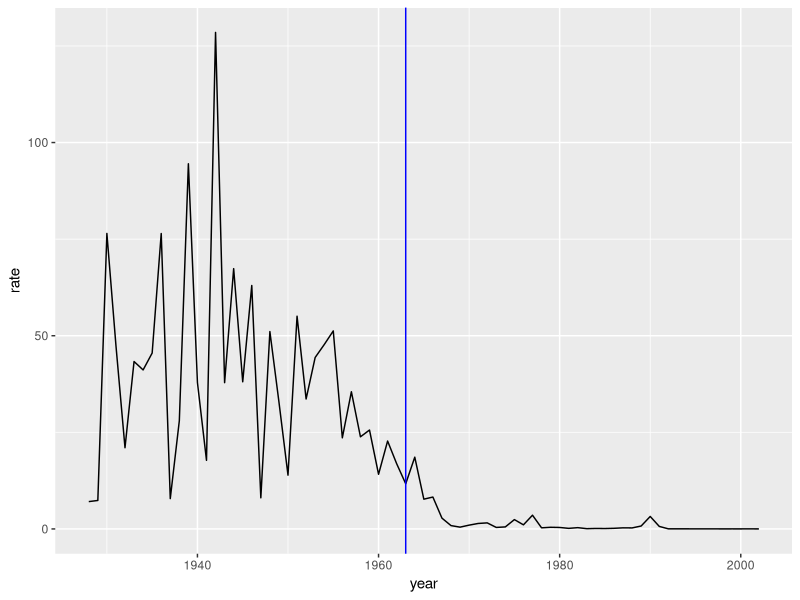
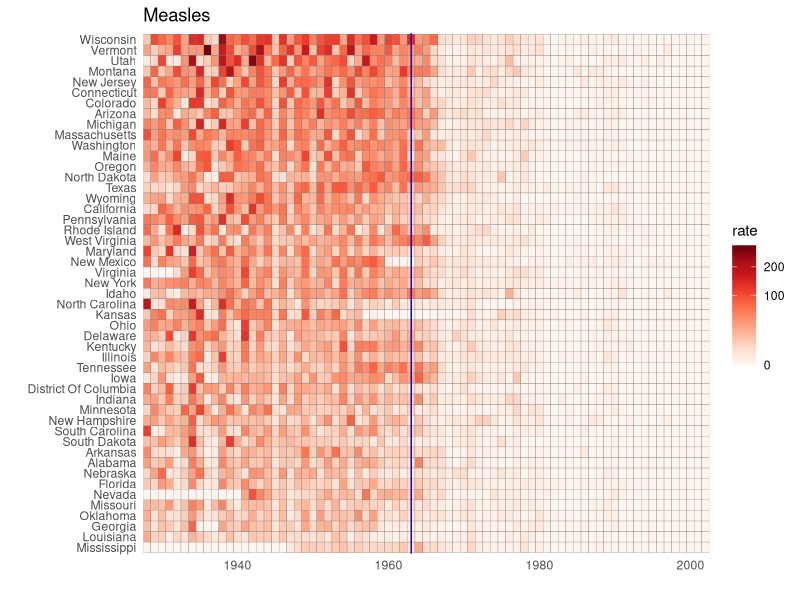
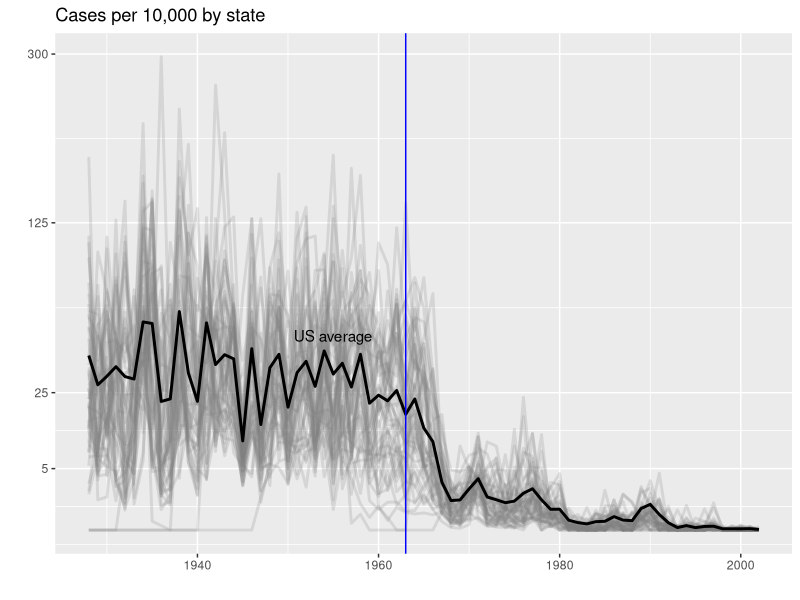

Source code (R) for these figures, in order:
library(dslabs)
library(tidyverse)
data("us_contagious_diseases")


str(us_contagious_diseases)
head(us_contagious_diseases)


study_disease <- "Measles"

dat <- us_contagious_diseases %>% 
  filter(!state %in% c("Alaska", "Hawaii") & disease == study_disease) %>%
  mutate(rate = count/population * 10000, state = reorder(state, rate)) 


# Line plot of measles in california
dat %>% 
  filter(state == "California") %>%
  ggplot(aes(x = year, y = rate)) + 
  geom_line() +
  geom_vline(xintercept=1963, col = "blue") # Adding a variable line when the vaccine was introduced



# TIle Plot
# RColorBrewer package provides color schemes
# Sequential color palettes are best suited for data that span from high to low. 
# Diverging color palettes are best suited for data that are centered and 
# diverge towards high or low values.

dat %>% 
  ggplot(aes(year, state)) + 
  geom_tile(aes(fill = rate), color = "grey50") +
  geom_vline(xintercept=1963, col = "blue") +
  scale_x_continuous(expand = c(0,0)) +
  scale_fill_gradientn(colors = RColorBrewer::brewer.pal(9, "Reds"), trans = "sqrt") +
  theme_minimal() + 
  theme(panel.grid = element_blank()) +
  ggtitle(study_disease) +
  xlab("") +
  ylab("")



# Position and length are stronger cues than color for numeric values, but color
# can be appropriate sometimes.

avg <- us_contagious_diseases %>%
  filter(disease == study_disease) %>% group_by(year) %>%
  summarize(us_rate = sum(count, na.rm = TRUE)/sum(population, na.rm = TRUE)*10000)

# make line plot of measles rate by year by state
dat %>%
  filter(!is.na(rate)) %>%
  ggplot() +
  geom_line(aes(year, rate, group = state), color = "grey50", 
            show.legend = FALSE, alpha = 0.2, size = 1) +
  geom_line(mapping = aes(year, us_rate), data = avg, size = 1, col = "black") +
  scale_y_continuous(trans = "sqrt", breaks = c(5, 25, 125, 300)) +
  ggtitle("Cases per 10,000 by state") +
  xlab("") +
  ylab("") +
  geom_text(data = data.frame(x = 1955, y = 50),
            mapping = aes(x, y, label = "US average"), color = "black") +
  geom_vline(xintercept = 1963, col = "blue")





# Significant digits
# Functions for the same  - signif, round, options(digits = n)

num_my <- 123.123456
signif(num_my, digits = 1)
round(num_my, 3)
